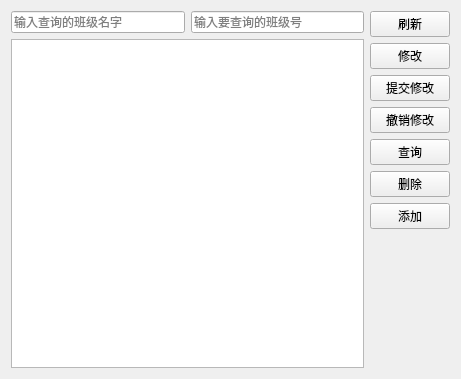
<?xml version="1.0" encoding="UTF-8"?>
<ui version="4.0">
 <class>class_tab</class>
 <widget class="QWidget" name="class_tab">
  <property name="geometry">
   <rect>
    <x>0</x>
    <y>0</y>
    <width>461</width>
    <height>379</height>
   </rect>
  </property>
  <property name="windowTitle">
   <string>class_tab</string>
  </property>
  <layout class="QGridLayout" name="gridLayout">
   <item row="0" column="0">
    <layout class="QVBoxLayout" name="verticalLayout_2">
     <item>
      <layout class="QHBoxLayout" name="horizontalLayout">
       <item>
        <widget class="QLineEdit" name="name_lineEdit">
         <property name="placeholderText">
          <string>输入查询的班级名字</string>
         </property>
        </widget>
       </item>
       <item>
        <widget class="QLineEdit" name="num_lineEdit">
         <property name="text">
          <string/>
         </property>
         <property name="placeholderText">
          <string>输入要查询的班级号</string>
         </property>
        </widget>
       </item>
      </layout>
     </item>
     <item>
      <widget class="QTableView" name="class_tableView"/>
     </item>
    </layout>
   </item>
   <item row="0" column="1">
    <layout class="QVBoxLayout" name="verticalLayout">
     <item>
      <widget class="QPushButton" name="fresh_Button">
       <property name="text">
        <string>刷新</string>
       </property>
      </widget>
     </item>
     <item>
      <widget class="QPushButton" name="modify_Button">
       <property name="text">
        <string>修改</string>
       </property>
      </widget>
     </item>
     <item>
      <widget class="QPushButton" name="submit_Button">
       <property name="text">
        <string>提交修改</string>
       </property>
      </widget>
     </item>
     <item>
      <widget class="QPushButton" name="rollback_Button">
       <property name="text">
        <string>撤销修改</string>
       </property>
      </widget>
     </item>
     <item>
      <widget class="QPushButton" name="find_Button">
       <property name="text">
        <string>查询</string>
       </property>
      </widget>
     </item>
     <item>
      <widget class="QPushButton" name="del_Button">
       <property name="text">
        <string>删除</string>
       </property>
      </widget>
     </item>
     <item>
      <widget class="QPushButton" name="add_Button">
       <property name="text">
        <string>添加</string>
       </property>
      </widget>
     </item>
     <item>
      <spacer name="verticalSpacer">
       <property name="orientation">
        <enum>Qt::Vertical</enum>
       </property>
       <property name="sizeHint" stdset="0">
        <size>
         <width>20</width>
         <height>40</height>
        </size>
       </property>
      </spacer>
     </item>
    </layout>
   </item>
  </layout>
 </widget>
 <layoutdefault spacing="6" margin="11"/>
 <resources/>
 <connections/>
</ui>
